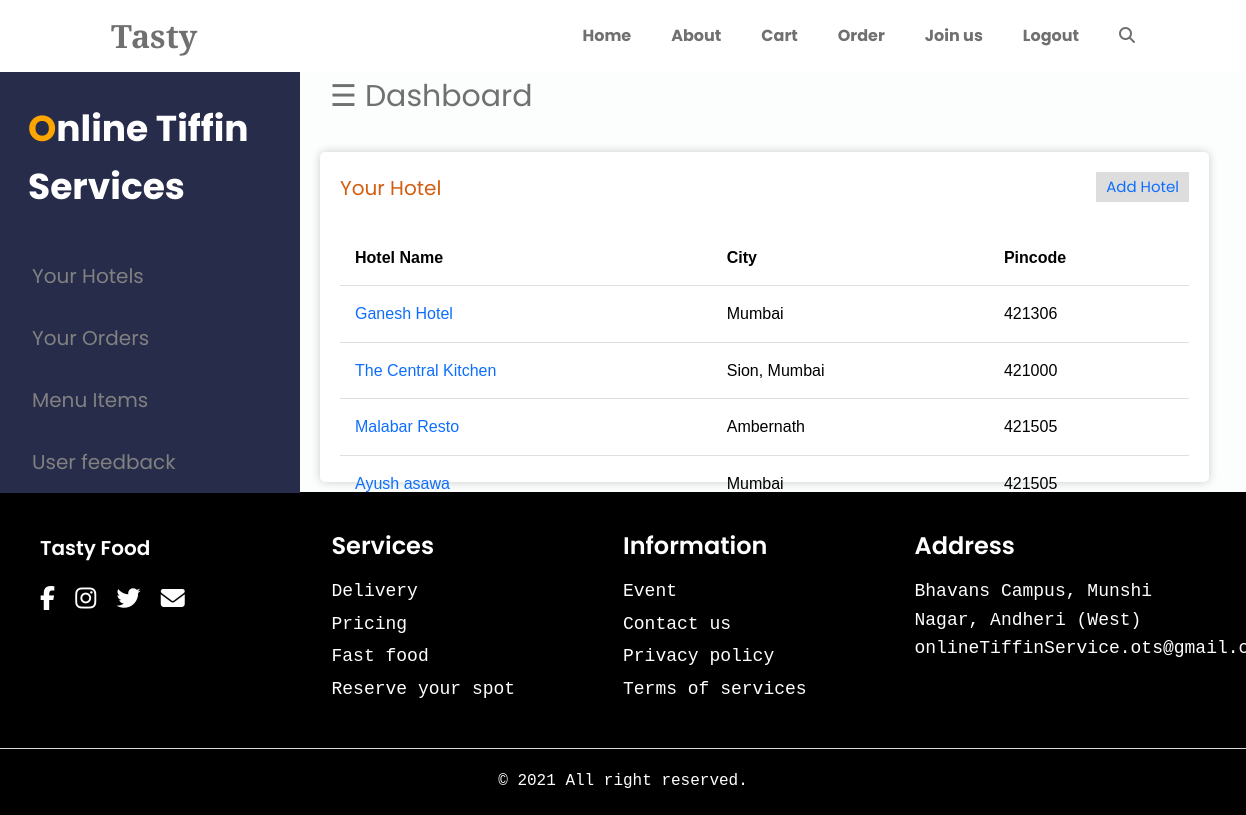
Page /hotel/dashboard/ (signed in) on the earlier database version.
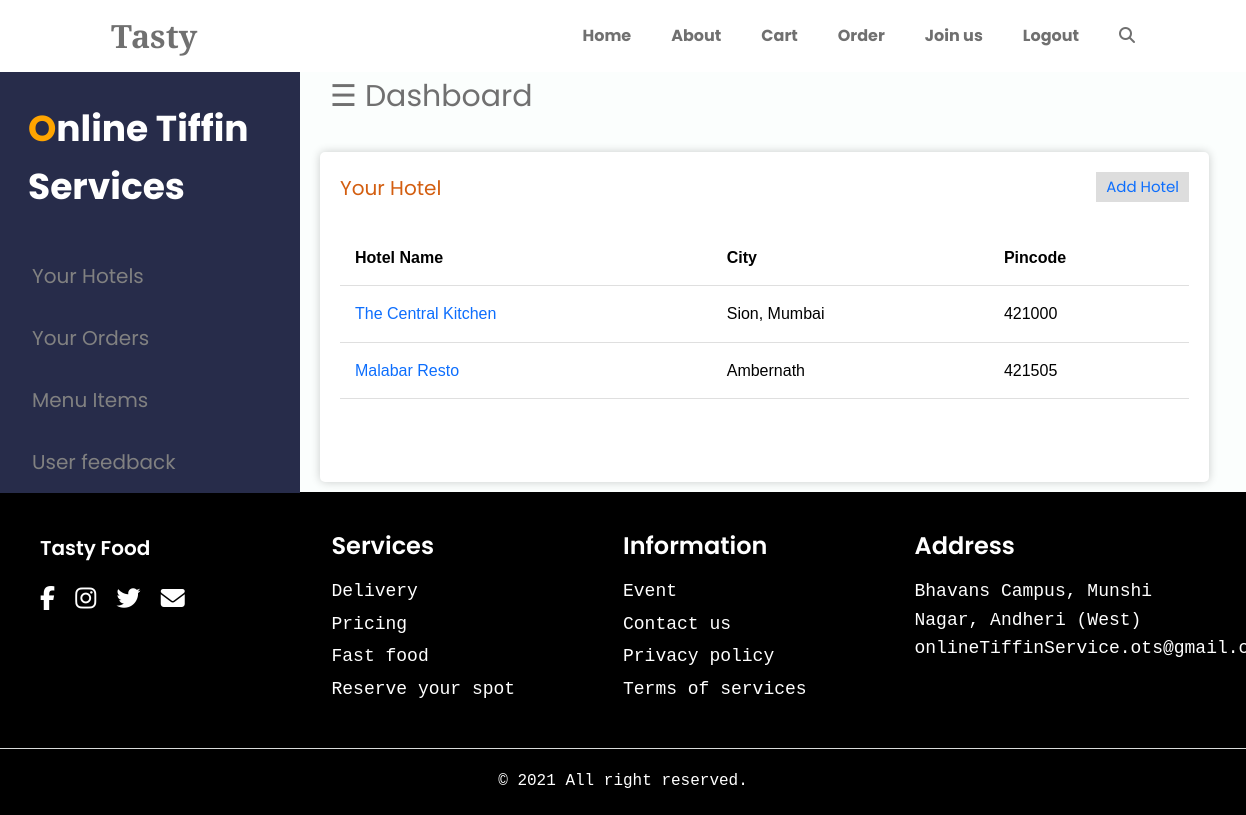
Same page on the later database version.
### hotel_register/models.py (models this page shows, shortened)
class Hotel(models.Model):
    name = models.CharField(max_length=50)
    registation_form = models.ForeignKey(Hotel_Form, on_delete=models.CASCADE)
    address = models.CharField(max_length=1000)
    city = models.CharField(max_length=100)
    pincode = models.IntegerField()
    image = models.ImageField(upload_to="hotel_image")
    hotel_number = models.IntegerField()
    hotel_email = models.CharField(max_length=50)
    shop_license_number = models.IntegerField(blank=True, null=True)
    fssai_number = models.IntegerField(blank=True, null=True)
    fssai_image = models.FileField(upload_to = "fssai", blank=True, null=True)

### hotel_register/views.py (the view)
# urls.py: path('dashboard/', views.dashboard, name="dashboard"),
def dashboard(request):
    if request.user.is_authenticated:
        hotel_form = Hotel_Form.objects.get(customer=request.user)
        hotels = Hotel.objects.filter(registation_form = hotel_form)
        return render(request, 'hotel_register/dashboard.html', {"hotels" : hotels})
    messages.error(request, "Login required")
    return redirect('login')

### hotel_register/templates/hotel_register/dashboard.html (shortened to what this page needs)
{% extends "food/base.html" %}
{% load static %}
{% block style %}
  <link rel="stylesheet" href="{% static 'css/dashboard.css' %}">
{% endblock style %}
{% block content %}
<div class="mydashboard">
  <div id="mySidenav" class="sidenav">
    <p class="logo"><span>O</span>nline Tiffin Services</p>
    <a href="{% url 'owner_hotel' %}" class="icon-a">Your Hotels</a>
    <a href="{% url 'owner_orders' %}" class="icon-a">Your Orders</a>
    <a href="{% url 'owner_menu_items' %}" class="icon-a">Menu Items</a>
    <a href="{% url 'hotel_feedback' %}" class="icon-a">User feedback</a>
  </div>
  <div id="main">
    <div class="head">
      <div class="col-div-6">
        <span style="font-size:30px;cursor:pointer;" class="nav">&#9776; Dashboard</span>
      </div>
    </div>
    <div class="col-div-12">
      <div class="box-8">
        <div class="content-box">
          <p>Your Hotel <span><a href="{% url 'add_hotel' %}">Add Hotel</a></span></p>
          <br />
          <table>
            <tr>
              <th>Hotel Name</th>
              <th>City</th>
              <th>Pincode</th>
            </tr>
            {% for hotel in hotels %}
            <tr>
              <td>
                <a href="{% url 'hotel_details' hotel.id %}">{{hotel.name}}</a>
              </td>
              <td>{{hotel.city}}</td>
              <td>{{hotel.pincode}}</td>
            </tr>
            {% endfor %}
          </table>
        </div>
      </div>
    </div>
  </div>
</div>
{% endblock content %}

Differences in the rows shown:
removed Hotel: name "Ganesh Hotel", city "Mumbai", pincode "421306"
removed Hotel: name "Ayush asawa", city "Mumbai", pincode "421505"
